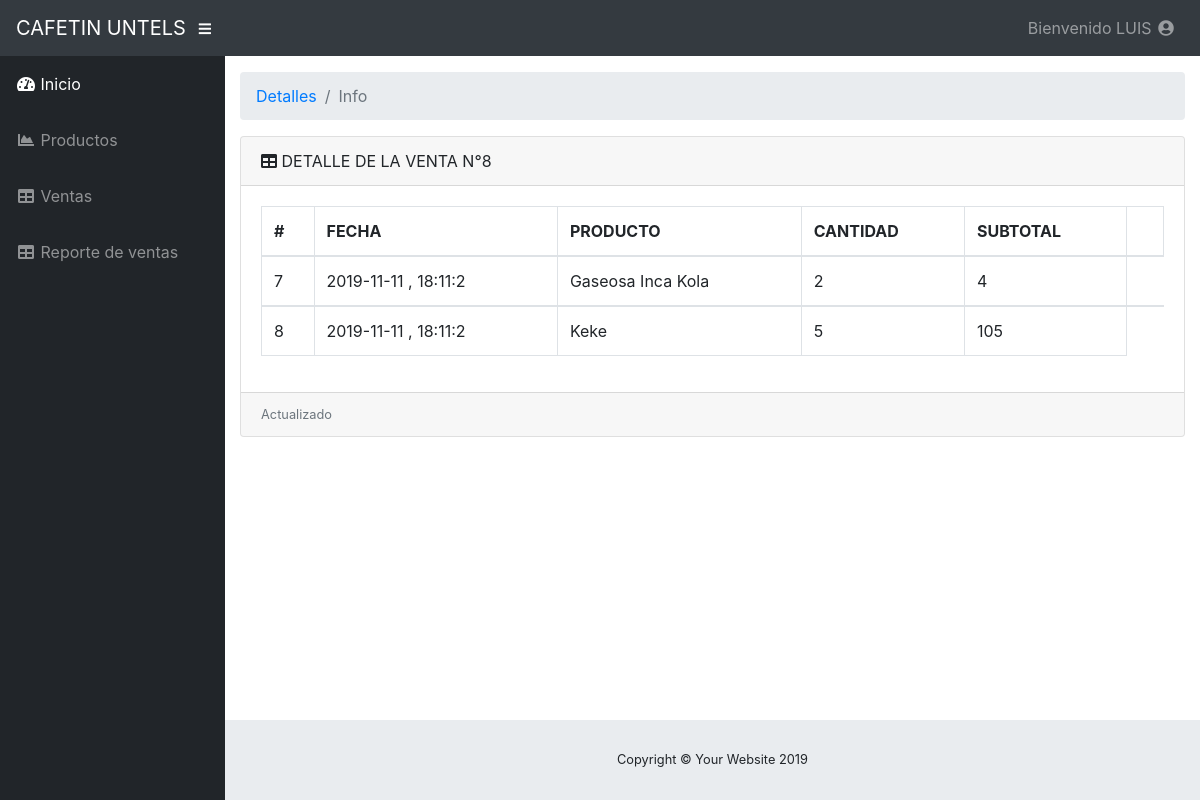
Screenshot of /cafetin/vistas/detalles.php?id=8 (signed in) with the database file from the repository.
### tables this page shows
CREATE TABLE `detalle` (
  `iddetalle` int(11) NOT NULL,
  `venta` varchar(50) NOT NULL,
  `producto` varchar(50) NOT NULL,
  `cantidad` int(11) NOT NULL,
  `subtotal` double NOT NULL
);

CREATE TABLE `venta` (
  `idventa` int(11) NOT NULL,
  `fecha` varchar(20) NOT NULL,
  `total` double NOT NULL
);

CREATE TABLE `productos` (
  `idproducto` int(11) NOT NULL,
  `nombre_producto` varchar(50) NOT NULL,
  `descripcion` varchar(100) NOT NULL,
  `precio` double NOT NULL,
  `cantidad` int(11) NOT NULL,
  `estado` varchar(20) NOT NULL
);

### cafetin/modelo/conexion.php (called while the page is built, shortened)
<?php
class Conexion{
		private $conexion;
		function __construct(){
			$this->conexion = mysqli_connect("localhost","root","12345678","cafeteria");
		}
		public function getConexion(){
			return $this->conexion;
		}
}
?>

### cafetin/modelo/clventas.php (the view, shortened to what this page needs)
<?php
require_once "conexion.php";
class Venta{
	public function verDetalle($id){
		$conexion = new Conexion();
		$sql = "select d.iddetalle , v.fecha , p.nombre_producto , d.cantidad , d.subtotal from detalle d , venta v , productos p where d.venta = v.idventa and d.producto = p.idproducto and d.venta = $id";
		$resultado = mysqli_query($conexion->getConexion(),$sql);
		echo "<table class='table table-bordered' width='100%' cellspacing='0' >
				<thead>
			  		<tr>
			  			<th>#</th>
			  			<th>FECHA</th>
			  			<th>PRODUCTO</th>
			  			<th>CANTIDAD</th>
			  			<th>SUBTOTAL</th>
			  			<th></th>
			  		</tr>";
		while ( $columna = mysqli_fetch_array($resultado)){
			echo   "<tbody>
						<tr>
							<td>".$columna[0]."</td>
							<td>".$columna[1]."</td>
							<td>".$columna[2]."</td>
							<td>".$columna[3]."</td>
							<td>".$columna[4]."</td>
				    	</tr>
				    <tbody>";
		}
		echo "</table>";
	}
}
?>

### rows the page displays
detalle: iddetalle "7", venta.fecha "2019-11-11 , 18:11:2", productos.nombre_producto "Gaseosa Inca Kola", cantidad "2", subtotal "4"
detalle: iddetalle "8", venta.fecha "2019-11-11 , 18:11:2", productos.nombre_producto "Keke", cantidad "5", subtotal "105"

### other values shown
$_SESSION['nombre'] "LUIS"
$id "8"
